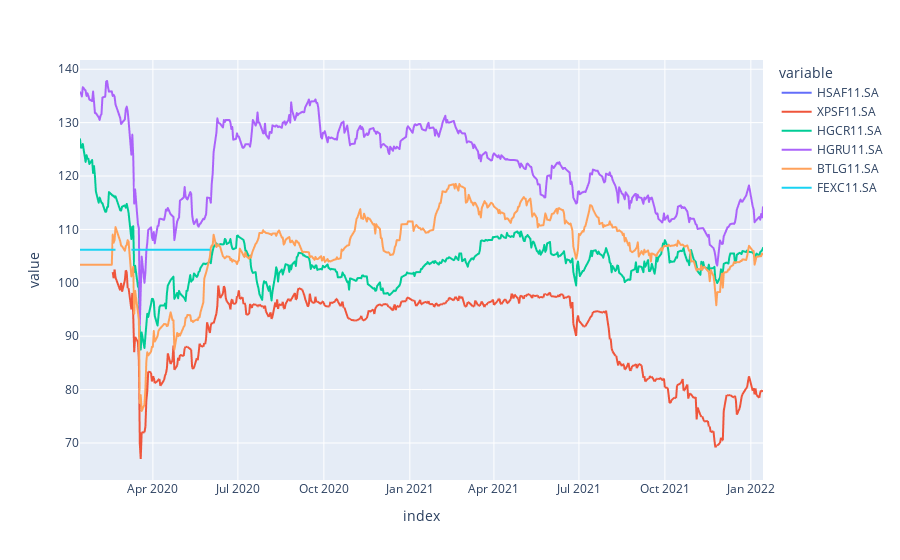

The notebook cell saved with this chart:
### Code cell
px.line(df)

### Figure 1 — Plotly figure (JSON) as saved in the notebook; plotly's stock layout.template omitted (floating-point values rounded to 4 significant figures; data arrays with more than 128 entries replaced by an {"elided": "..."} marker saying what was removed)
{"data": [{"hovertemplate": "variable=HSAF11.SA<br>index=%{x}<br>value=%{y}<extra></extra>", "legendgroup": "HSAF11.SA", "line": {"color": "#636efa", "dash": "solid"}, "marker": {"symbol": "circle"}, "mode": "lines", "name": "HSAF11.SA", "showlegend": true, "type": "scattergl", "x": {"elided": "497 str values"}, "xaxis": "x", "y": {"elided": "497 float values"}, "yaxis": "y"}, {"hovertemplate": "variable=XPSF11.SA<br>index=%{x}<br>value=%{y}<extra></extra>", "legendgroup": "XPSF11.SA", "line": {"color": "#EF553B", "dash": "solid"}, "marker": {"symbol": "circle"}, "mode": "lines", "name": "XPSF11.SA", "showlegend": true, "type": "scattergl", "x": {"elided": "497 str values"}, "xaxis": "x", "y": {"elided": "497 float values"}, "yaxis": "y"}, {"hovertemplate": "variable=HGCR11.SA<br>index=%{x}<br>value=%{y}<extra></extra>", "legendgroup": "HGCR11.SA", "line": {"color": "#00cc96", "dash": "solid"}, "marker": {"symbol": "circle"}, "mode": "lines", "name": "HGCR11.SA", "showlegend": true, "type": "scattergl", "x": {"elided": "497 str values"}, "xaxis": "x", "y": {"elided": "497 float values"}, "yaxis": "y"}, {"hovertemplate": "variable=HGRU11.SA<br>index=%{x}<br>value=%{y}<extra></extra>", "legendgroup": "HGRU11.SA", "line": {"color": "#ab63fa", "dash": "solid"}, "marker": {"symbol": "circle"}, "mode": "lines", "name": "HGRU11.SA", "showlegend": true, "type": "scattergl", "x": {"elided": "497 str values"}, "xaxis": "x", "y": {"elided": "497 float values"}, "yaxis": "y"}, {"hovertemplate": "variable=BTLG11.SA<br>index=%{x}<br>value=%{y}<extra></extra>", "legendgroup": "BTLG11.SA", "line": {"color": "#FFA15A", "dash": "solid"}, "marker": {"symbol": "circle"}, "mode": "lines", "name": "BTLG11.SA", "showlegend": true, "type": "scattergl", "x": {"elided": "497 str values"}, "xaxis": "x", "y": {"elided": "497 float values"}, "yaxis": "y"}, {"hovertemplate": "variable=FEXC11.SA<br>index=%{x}<br>value=%{y}<extra></extra>", "legendgroup": "FEXC11.SA", "line": {"color": "#19d3f3", "dash": "solid"}, "marker": {"symbol": "circle"}, "mode": "lines", "name": "FEXC11.SA", "showlegend": true, "type": "scattergl", "x": {"elided": "497 str values"}, "xaxis": "x", "y": {"elided": "497 float values"}, "yaxis": "y"}], "layout": {"legend": {"title": {"text": "variable"}, "tracegroupgap": 0}, "margin": {"t": 60}, "xaxis": {"anchor": "y", "domain": [0, 1], "title": {"text": "index"}}, "yaxis": {"anchor": "x", "domain": [0, 1], "title": {"text": "value"}}}}
